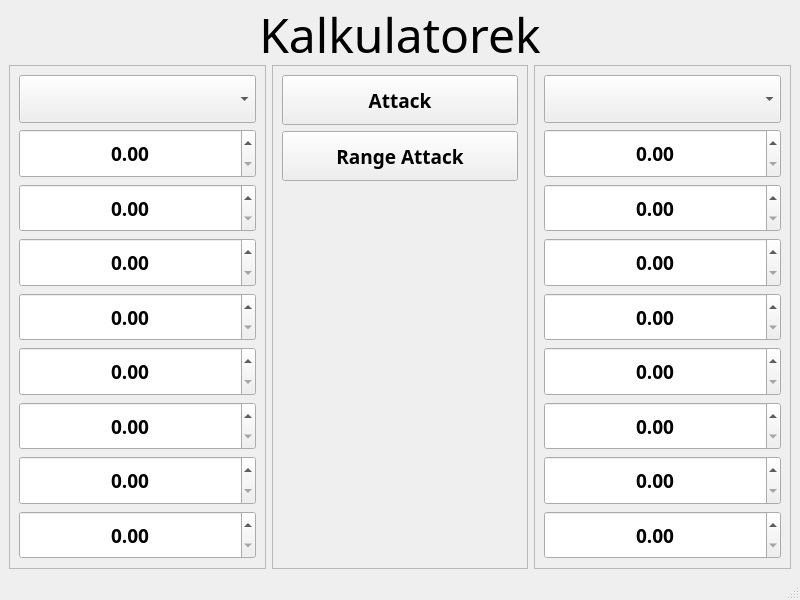
<?xml version="1.0" encoding="UTF-8"?>
<ui version="4.0">
 <class>MainWindow</class>
 <widget class="QMainWindow" name="MainWindow">
  <property name="geometry">
   <rect>
    <x>0</x>
    <y>0</y>
    <width>800</width>
    <height>600</height>
   </rect>
  </property>
  <property name="windowTitle">
   <string>MainWindow</string>
  </property>
  <widget class="QWidget" name="centralwidget">
   <layout class="QVBoxLayout" name="verticalLayout_4">
    <item>
     <widget class="QLabel" name="label">
      <property name="sizePolicy">
       <sizepolicy hsizetype="Minimum" vsizetype="Preferred">
        <horstretch>0</horstretch>
        <verstretch>0</verstretch>
       </sizepolicy>
      </property>
      <property name="maximumSize">
       <size>
        <width>16777215</width>
        <height>50</height>
       </size>
      </property>
      <property name="font">
       <font>
        <family>Showcard Gothic</family>
        <pointsize>36</pointsize>
       </font>
      </property>
      <property name="text">
       <string>Kalkulatorek</string>
      </property>
      <property name="alignment">
       <set>Qt::AlignCenter</set>
      </property>
     </widget>
    </item>
    <item>
     <layout class="QHBoxLayout" name="horizontalLayout">
      <item>
       <widget class="QFrame" name="RightUnit_frame">
        <property name="frameShape">
         <enum>QFrame::StyledPanel</enum>
        </property>
        <property name="frameShadow">
         <enum>QFrame::Raised</enum>
        </property>
        <layout class="QVBoxLayout" name="verticalLayout_2">
         <item>
          <widget class="QComboBox" name="Left_Name_comboBox">
           <property name="sizePolicy">
            <sizepolicy hsizetype="Preferred" vsizetype="Expanding">
             <horstretch>0</horstretch>
             <verstretch>0</verstretch>
            </sizepolicy>
           </property>
           <property name="font">
            <font>
             <family>Sitka Subheading Semibold</family>
             <pointsize>14</pointsize>
             <italic>false</italic>
             <bold>true</bold>
            </font>
           </property>
          </widget>
         </item>
         <item>
          <widget class="QDoubleSpinBox" name="Left_HP_doubleSpinBox">
           <property name="sizePolicy">
            <sizepolicy hsizetype="Minimum" vsizetype="Expanding">
             <horstretch>0</horstretch>
             <verstretch>0</verstretch>
            </sizepolicy>
           </property>
           <property name="font">
            <font>
             <family>Sitka Subheading Semibold</family>
             <pointsize>14</pointsize>
             <italic>false</italic>
             <bold>true</bold>
            </font>
           </property>
           <property name="alignment">
            <set>Qt::AlignCenter</set>
           </property>
           <property name="buttonSymbols">
            <enum>QAbstractSpinBox::UpDownArrows</enum>
           </property>
          </widget>
         </item>
         <item>
          <widget class="QDoubleSpinBox" name="Left_DMGMeele_doubleSpinBox">
           <property name="sizePolicy">
            <sizepolicy hsizetype="Minimum" vsizetype="Expanding">
             <horstretch>0</horstretch>
             <verstretch>0</verstretch>
            </sizepolicy>
           </property>
           <property name="font">
            <font>
             <family>Sitka Subheading Semibold</family>
             <pointsize>14</pointsize>
             <italic>false</italic>
             <bold>true</bold>
            </font>
           </property>
           <property name="alignment">
            <set>Qt::AlignCenter</set>
           </property>
           <property name="buttonSymbols">
            <enum>QAbstractSpinBox::UpDownArrows</enum>
           </property>
          </widget>
         </item>
         <item>
          <widget class="QDoubleSpinBox" name="Left_DMGRange_doubleSpinBox">
           <property name="sizePolicy">
            <sizepolicy hsizetype="Minimum" vsizetype="Expanding">
             <horstretch>0</horstretch>
             <verstretch>0</verstretch>
            </sizepolicy>
           </property>
           <property name="font">
            <font>
             <family>Sitka Subheading Semibold</family>
             <pointsize>14</pointsize>
             <italic>false</italic>
             <bold>true</bold>
            </font>
           </property>
           <property name="alignment">
            <set>Qt::AlignCenter</set>
           </property>
           <property name="buttonSymbols">
            <enum>QAbstractSpinBox::UpDownArrows</enum>
           </property>
          </widget>
         </item>
         <item>
          <widget class="QDoubleSpinBox" name="Left_Stamina_doubleSpinBox">
           <property name="sizePolicy">
            <sizepolicy hsizetype="Minimum" vsizetype="Expanding">
             <horstretch>0</horstretch>
             <verstretch>0</verstretch>
            </sizepolicy>
           </property>
           <property name="font">
            <font>
             <family>Sitka Subheading Semibold</family>
             <pointsize>14</pointsize>
             <italic>false</italic>
             <bold>true</bold>
            </font>
           </property>
           <property name="alignment">
            <set>Qt::AlignCenter</set>
           </property>
           <property name="buttonSymbols">
            <enum>QAbstractSpinBox::UpDownArrows</enum>
           </property>
          </widget>
         </item>
         <item>
          <widget class="QDoubleSpinBox" name="Left_ChargeBonus_doubleSpinBox">
           <property name="sizePolicy">
            <sizepolicy hsizetype="Minimum" vsizetype="Expanding">
             <horstretch>0</horstretch>
             <verstretch>0</verstretch>
            </sizepolicy>
           </property>
           <property name="font">
            <font>
             <family>Sitka Subheading Semibold</family>
             <pointsize>14</pointsize>
             <italic>false</italic>
             <bold>true</bold>
            </font>
           </property>
           <property name="alignment">
            <set>Qt::AlignCenter</set>
           </property>
           <property name="buttonSymbols">
            <enum>QAbstractSpinBox::UpDownArrows</enum>
           </property>
          </widget>
         </item>
         <item>
          <widget class="QDoubleSpinBox" name="Left_Shield_doubleSpinBox">
           <property name="sizePolicy">
            <sizepolicy hsizetype="Minimum" vsizetype="Expanding">
             <horstretch>0</horstretch>
             <verstretch>0</verstretch>
            </sizepolicy>
           </property>
           <property name="font">
            <font>
             <family>Sitka Subheading Semibold</family>
             <pointsize>14</pointsize>
             <italic>false</italic>
             <bold>true</bold>
            </font>
           </property>
           <property name="alignment">
            <set>Qt::AlignCenter</set>
           </property>
           <property name="buttonSymbols">
            <enum>QAbstractSpinBox::UpDownArrows</enum>
           </property>
          </widget>
         </item>
         <item>
          <widget class="QDoubleSpinBox" name="Left_Armor_doubleSpinBox">
           <property name="sizePolicy">
            <sizepolicy hsizetype="Minimum" vsizetype="Expanding">
             <horstretch>0</horstretch>
             <verstretch>0</verstretch>
            </sizepolicy>
           </property>
           <property name="font">
            <font>
             <family>Sitka Subheading Semibold</family>
             <pointsize>14</pointsize>
             <italic>false</italic>
             <bold>true</bold>
            </font>
           </property>
           <property name="alignment">
            <set>Qt::AlignCenter</set>
           </property>
           <property name="buttonSymbols">
            <enum>QAbstractSpinBox::UpDownArrows</enum>
           </property>
          </widget>
         </item>
         <item>
          <widget class="QDoubleSpinBox" name="Left_ArmorPirecing_doubleSpinBox">
           <property name="sizePolicy">
            <sizepolicy hsizetype="Minimum" vsizetype="Expanding">
             <horstretch>0</horstretch>
             <verstretch>0</verstretch>
            </sizepolicy>
           </property>
           <property name="font">
            <font>
             <family>Sitka Subheading Semibold</family>
             <pointsize>14</pointsize>
             <italic>false</italic>
             <bold>true</bold>
            </font>
           </property>
           <property name="alignment">
            <set>Qt::AlignCenter</set>
           </property>
           <property name="buttonSymbols">
            <enum>QAbstractSpinBox::UpDownArrows</enum>
           </property>
          </widget>
         </item>
        </layout>
       </widget>
      </item>
      <item>
       <widget class="QFrame" name="Middle_frame">
        <property name="frameShape">
         <enum>QFrame::StyledPanel</enum>
        </property>
        <property name="frameShadow">
         <enum>QFrame::Raised</enum>
        </property>
        <layout class="QVBoxLayout" name="verticalLayout_3">
         <item>
          <widget class="QPushButton" name="Attack_pushButton">
           <property name="minimumSize">
            <size>
             <width>0</width>
             <height>50</height>
            </size>
           </property>
           <property name="font">
            <font>
             <family>Sitka Subheading Semibold</family>
             <pointsize>14</pointsize>
             <italic>false</italic>
             <bold>true</bold>
            </font>
           </property>
           <property name="text">
            <string>Attack</string>
           </property>
          </widget>
         </item>
         <item>
          <widget class="QPushButton" name="AttackRange_pushButton">
           <property name="minimumSize">
            <size>
             <width>0</width>
             <height>50</height>
            </size>
           </property>
           <property name="font">
            <font>
             <family>Sitka Subheading Semibold</family>
             <pointsize>14</pointsize>
             <italic>false</italic>
             <bold>true</bold>
            </font>
           </property>
           <property name="text">
            <string>Range Attack</string>
           </property>
          </widget>
         </item>
         <item>
          <widget class="QLabel" name="Result_label">
           <property name="text">
            <string/>
           </property>
          </widget>
         </item>
        </layout>
       </widget>
      </item>
      <item>
       <widget class="QFrame" name="RightUnit_frame_2">
        <property name="frameShape">
         <enum>QFrame::StyledPanel</enum>
        </property>
        <property name="frameShadow">
         <enum>QFrame::Raised</enum>
        </property>
        <layout class="QVBoxLayout" name="verticalLayout">
         <item>
          <widget class="QComboBox" name="Right_Name_comboBox">
           <property name="sizePolicy">
            <sizepolicy hsizetype="Preferred" vsizetype="Expanding">
             <horstretch>0</horstretch>
             <verstretch>0</verstretch>
            </sizepolicy>
           </property>
           <property name="font">
            <font>
             <family>Sitka Subheading Semibold</family>
             <pointsize>14</pointsize>
             <italic>false</italic>
             <bold>true</bold>
            </font>
           </property>
          </widget>
         </item>
         <item>
          <widget class="QDoubleSpinBox" name="Right_HP_doubleSpinBox">
           <property name="sizePolicy">
            <sizepolicy hsizetype="Minimum" vsizetype="Expanding">
             <horstretch>0</horstretch>
             <verstretch>0</verstretch>
            </sizepolicy>
           </property>
           <property name="font">
            <font>
             <family>Sitka Subheading Semibold</family>
             <pointsize>14</pointsize>
             <italic>false</italic>
             <bold>true</bold>
            </font>
           </property>
           <property name="alignment">
            <set>Qt::AlignCenter</set>
           </property>
           <property name="buttonSymbols">
            <enum>QAbstractSpinBox::UpDownArrows</enum>
           </property>
          </widget>
         </item>
         <item>
          <widget class="QDoubleSpinBox" name="Right_DMGMeele_doubleSpinBox">
           <property name="sizePolicy">
            <sizepolicy hsizetype="Minimum" vsizetype="Expanding">
             <horstretch>0</horstretch>
             <verstretch>0</verstretch>
            </sizepolicy>
           </property>
           <property name="font">
            <font>
             <family>Sitka Subheading Semibold</family>
             <pointsize>14</pointsize>
             <italic>false</italic>
             <bold>true</bold>
            </font>
           </property>
           <property name="alignment">
            <set>Qt::AlignCenter</set>
           </property>
           <property name="buttonSymbols">
            <enum>QAbstractSpinBox::UpDownArrows</enum>
           </property>
          </widget>
         </item>
         <item>
          <widget class="QDoubleSpinBox" name="Right_DMGRange_doubleSpinBox">
           <property name="sizePolicy">
            <sizepolicy hsizetype="Minimum" vsizetype="Expanding">
             <horstretch>0</horstretch>
             <verstretch>0</verstretch>
            </sizepolicy>
           </property>
           <property name="font">
            <font>
             <family>Sitka Subheading Semibold</family>
             <pointsize>14</pointsize>
             <bold>true</bold>
            </font>
           </property>
           <property name="alignment">
            <set>Qt::AlignCenter</set>
           </property>
           <property name="buttonSymbols">
            <enum>QAbstractSpinBox::UpDownArrows</enum>
           </property>
          </widget>
         </item>
         <item>
          <widget class="QDoubleSpinBox" name="Right_Stamina_doubleSpinBox">
           <property name="sizePolicy">
            <sizepolicy hsizetype="Minimum" vsizetype="Expanding">
             <horstretch>0</horstretch>
             <verstretch>0</verstretch>
            </sizepolicy>
           </property>
           <property name="font">
            <font>
             <family>Sitka Subheading Semibold</family>
             <pointsize>14</pointsize>
             <italic>false</italic>
             <bold>true</bold>
            </font>
           </property>
           <property name="alignment">
            <set>Qt::AlignCenter</set>
           </property>
           <property name="buttonSymbols">
            <enum>QAbstractSpinBox::UpDownArrows</enum>
           </property>
          </widget>
         </item>
         <item>
          <widget class="QDoubleSpinBox" name="Right_ChargeBonus_doubleSpinBox">
           <property name="sizePolicy">
            <sizepolicy hsizetype="Minimum" vsizetype="Expanding">
             <horstretch>0</horstretch>
             <verstretch>0</verstretch>
            </sizepolicy>
           </property>
           <property name="font">
            <font>
             <family>Sitka Subheading Semibold</family>
             <pointsize>14</pointsize>
             <italic>false</italic>
             <bold>true</bold>
            </font>
           </property>
           <property name="alignment">
            <set>Qt::AlignCenter</set>
           </property>
           <property name="buttonSymbols">
            <enum>QAbstractSpinBox::UpDownArrows</enum>
           </property>
          </widget>
         </item>
         <item>
          <widget class="QDoubleSpinBox" name="Right_Shield_doubleSpinBox">
           <property name="sizePolicy">
            <sizepolicy hsizetype="Minimum" vsizetype="Expanding">
             <horstretch>0</horstretch>
             <verstretch>0</verstretch>
            </sizepolicy>
           </property>
           <property name="font">
            <font>
             <family>Sitka Subheading Semibold</family>
             <pointsize>14</pointsize>
             <italic>false</italic>
             <bold>true</bold>
            </font>
           </property>
           <property name="alignment">
            <set>Qt::AlignCenter</set>
           </property>
           <property name="buttonSymbols">
            <enum>QAbstractSpinBox::UpDownArrows</enum>
           </property>
          </widget>
         </item>
         <item>
          <widget class="QDoubleSpinBox" name="Right_Armor_doubleSpinBox">
           <property name="sizePolicy">
            <sizepolicy hsizetype="Minimum" vsizetype="Expanding">
             <horstretch>0</horstretch>
             <verstretch>0</verstretch>
            </sizepolicy>
           </property>
           <property name="font">
            <font>
             <family>Sitka Subheading Semibold</family>
             <pointsize>14</pointsize>
             <italic>false</italic>
             <bold>true</bold>
            </font>
           </property>
           <property name="alignment">
            <set>Qt::AlignCenter</set>
           </property>
           <property name="buttonSymbols">
            <enum>QAbstractSpinBox::UpDownArrows</enum>
           </property>
          </widget>
         </item>
         <item>
          <widget class="QDoubleSpinBox" name="Right_ArmorPirecing_doubleSpinBox">
           <property name="sizePolicy">
            <sizepolicy hsizetype="Minimum" vsizetype="Expanding">
             <horstretch>0</horstretch>
             <verstretch>0</verstretch>
            </sizepolicy>
           </property>
           <property name="font">
            <font>
             <family>Sitka Subheading Semibold</family>
             <pointsize>14</pointsize>
             <italic>false</italic>
             <bold>true</bold>
            </font>
           </property>
           <property name="alignment">
            <set>Qt::AlignCenter</set>
           </property>
           <property name="buttonSymbols">
            <enum>QAbstractSpinBox::UpDownArrows</enum>
           </property>
          </widget>
         </item>
        </layout>
       </widget>
      </item>
     </layout>
    </item>
   </layout>
  </widget>
  <widget class="QMenuBar" name="menubar">
   <property name="geometry">
    <rect>
     <x>0</x>
     <y>0</y>
     <width>800</width>
     <height>21</height>
    </rect>
   </property>
  </widget>
  <widget class="QStatusBar" name="statusbar"/>
 </widget>
 <resources/>
 <connections/>
</ui>
